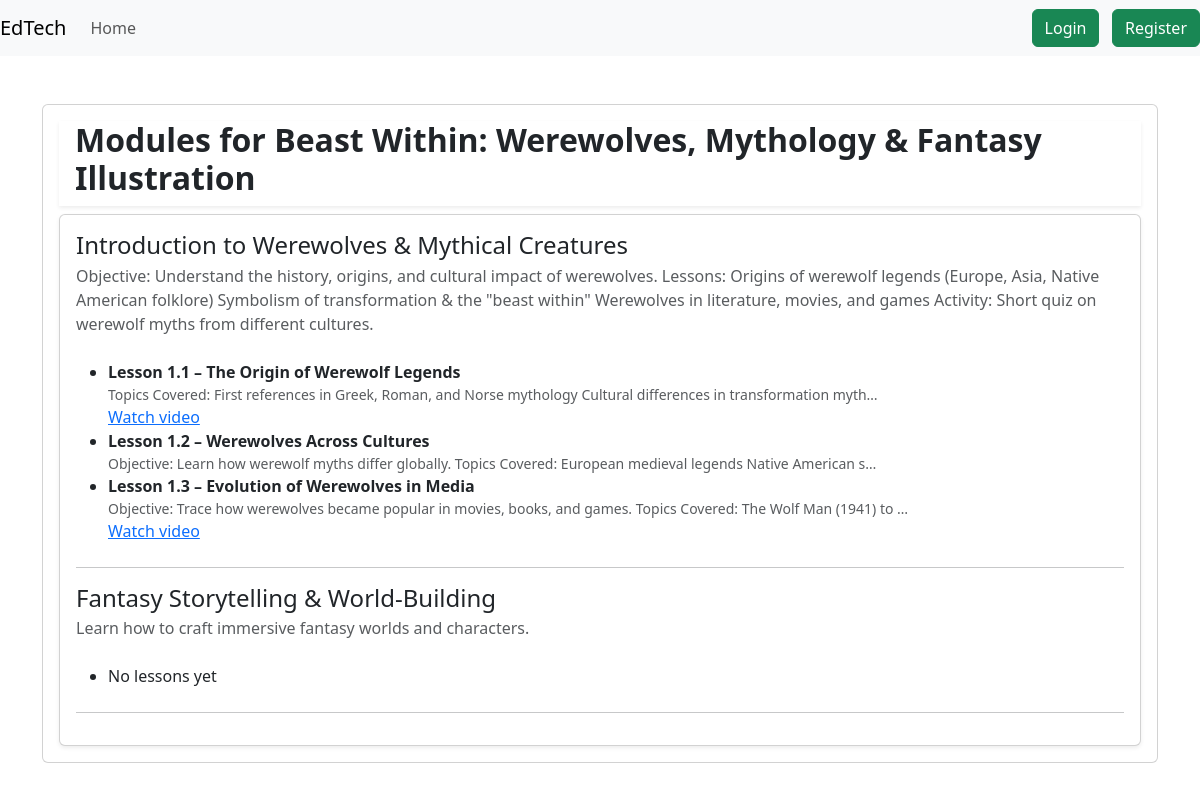
Page /courses/module-content/1/ on the committed database.
### courses/models.py (models this page shows, shortened)
class Course(models.Model):
    instructor = models.ForeignKey(User, on_delete=models.CASCADE)
    title = models.CharField(max_length=200)
    description = models.TextField()
    category = models.CharField(max_length=100)
    price = models.DecimalField(max_digits=10, decimal_places=2)
    start_date = models.DateField()
    end_date = models.DateField()
    created_at = models.DateTimeField(auto_now_add=True)
    image = models.ImageField(upload_to='course_images/', blank=True, null=True)

class Module(models.Model):
    course = models.ForeignKey(Course,on_delete=models.CASCADE,related_name="modules")
    title = models.CharField(blank=True,null=True)
    description = models.TextField(blank=True,null=True)

class Lesson(models.Model):
    CONTENT_CHOICES = (
        ('A','Assessment_URL'),
        ('V','Video_URL'),
        ('D','Document'),
    )
    module = models.ForeignKey(Module,on_delete=models.CASCADE, related_name="lessons")
    title = models.CharField(max_length=200)
    content = models.TextField(blank=True,null=True)
    content_type = models.CharField(max_length=20,choices=CONTENT_CHOICES)
    assessment_url = models.URLField(blank=True,null=True)
    video_url = models.URLField(blank=True,null=True)
    document = models.FileField(upload_to="lesson_documents/",blank=True,null=True)

### courses/views.py (the view, shortened to what this page needs)
# urls.py: path('module-content/<int:course_id>/', views.module_content, name='module_content'),
def module_content(request,course_id):
    course = get_object_or_404(Course,id=course_id)
    if is_student(request.user) and timezone.now().date() > course.end_date:
        messages.error(request,f"This Course has Ended, You Can not see its content")
        return redirect('course_detail',course_id=course.id)
    completed_lessons = []
    modules = course.modules.prefetch_related("lessons").all()
    context = {
        'course':course,
        'modules': modules,
        'completed_lessons': completed_lessons
    }
    return render(request,"courses/module_content.html",context)

### courses/views.py (called while the page is built)
def is_student(user):
    return user.is_authenticated and user.user_type == 'S'

### courses/templates/courses/module_content.html (shortened to what this page needs)
{% extends 'base.html' %}
{% block main %}
<div class="container py-5">
  <div class="card text-start">
    <div class="card-body">
      <div class="d-flex justify-content-between shadow-sm mb-2">
        <h2 class="fw-semibold ms-3">Modules for {{ course.title }}</h2>
      </div>
      <div class="card shadow-sm text-start">
        <div class="card-body">
          {% for module in modules %}
          <div class="d-flex justify-content-between">
            <div>
              <h4 class="mb-1">{{ module.title|default:"(Untitled module)" }}</h4>
              <p class="text-muted">{{ module.description|default:"No description." }}</p>
            </div>
          </div>
          <div class="mt-2">
            <ul class="mb-4">
              {% for lesson in module.lessons.all %}
              <li>
                <strong>{{ lesson.title }}</strong>
                {% if lesson.content %}
                <div class="small text-muted">{{ lesson.content|truncatechars:120 }}</div>
                {% endif %}
                {% if lesson.content_type == 'V' and lesson.video_url %}
                <div><a href="{{ lesson.video_url }}" target="_blank">Watch video</a></div>
                {% elif lesson.content_type == 'A' and lesson.assessment_url %}
                <div><a href="{{ lesson.assessment_url }}" target="_blank">Open assessment</a></div>
                {% elif lesson.content_type == 'D' and lesson.document %}
                <div><a href="{{ lesson.document.url }}" target="_blank">Download document</a></div>
                {% endif %}
              </li>
              {% empty %}
              <li>No lessons yet</li>
              {% endfor %}
            </ul>
          </div>
          <hr>
          {% empty %}
          <p>No modules yet. Click “Add Module” to create one.</p>
          {% endfor %}
        </div>
      </div>
    </div>
  </div>
</div>
{% endblock %}

### rows in the picture
Course: title "Beast Within: Werewolves, Mythology & Fantasy Illustration"
Module: title "Introduction to Werewolves & Mythical Creatures", description "Objective: Understand the history, origins, and cultural impact of werewolves. Lessons: Origins of werewolf legends (Europe, Asia, Native American folklore) Symbolism of transformation & the \"beast within\" Werewolves in literature, movies, and games Activity: Short quiz on werewolf myths from different cultures."
Lesson: title "Lesson 1.1 – The Origin of Werewolf Legends", content "Topics Covered: First references in Greek, Roman, and Norse mythology Cultural differences in transformation myth…"
Lesson: title "Lesson 1.2 – Werewolves Across Cultures", content "Objective: Learn how werewolf myths differ globally. Topics Covered: European medieval legends Native American s…"
Lesson: title "Lesson 1.3 – Evolution of Werewolves in Media", content "Objective: Trace how werewolves became popular in movies, books, and games. Topics Covered: The Wolf Man (1941) to …"
Module: title "Fantasy Storytelling & World-Building", description "Learn how to craft immersive fantasy worlds and characters."
